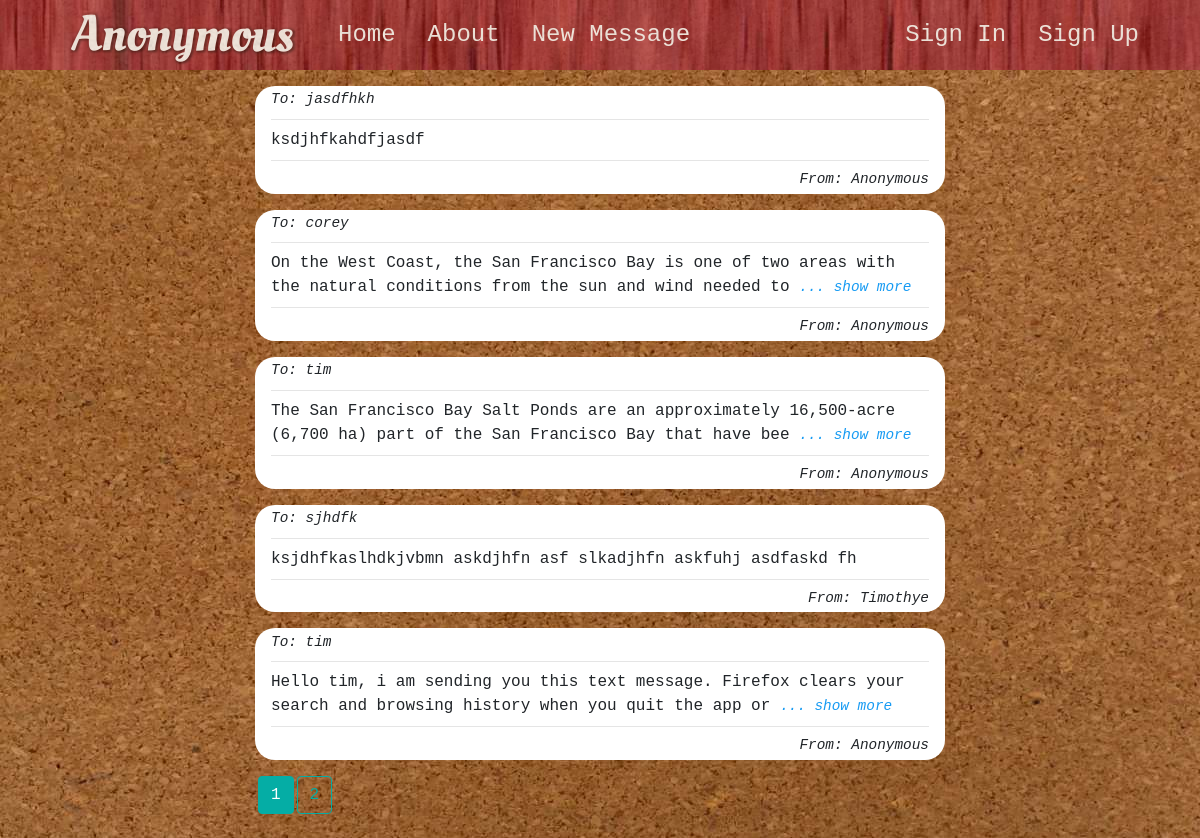
The app's page /home, older data.
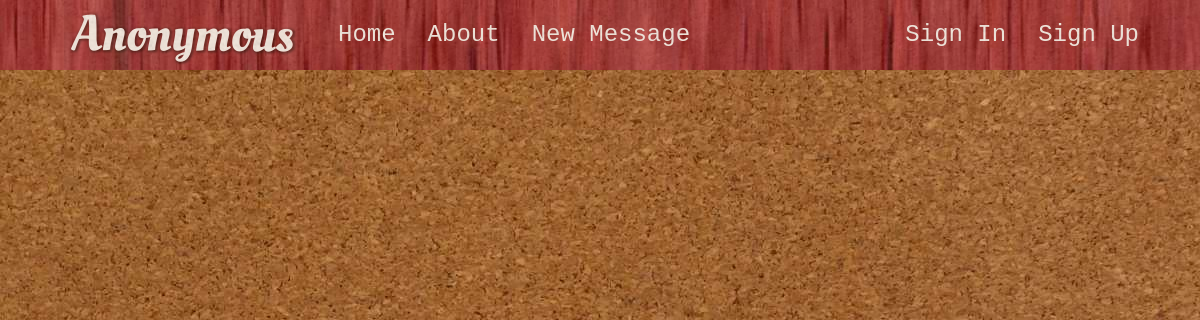
The same page, newer data.
### anonymous/models.py (models this page shows, shortened)
class Messages(db.Model):
    id = db.Column(db.Integer, primary_key=True)
    receiver = db.Column(db.String(300), nullable=True)
    content = db.Column(db.Text, nullable=False)
    user_id = db.Column(db.Integer, db.ForeignKey('users.id'), default=1)

class Users(db.Model, UserMixin):
    id = db.Column(db.Integer, primary_key=True)
    name = db.Column(db.String(120), nullable=True)
    username = db.Column(db.String(70), unique=True, nullable=False)
    email = db.Column(db.String(120), unique=True, nullable=False)
    password = db.Column(db.String(120), unique=True, nullable=False)
    messages = db.relationship('Messages', backref='sender', lazy=True)

### anonymous/main/routes.py (the view)
@main.route('/')
@main.route('/home')
def home():
    page = request.args.get('page', 1, type=int)
    messages = models.Messages.query.order_by(
        models.Messages.id.desc()).paginate(page=page, per_page=5)
    return render_template('index.html', messages=messages)

### anonymous/templates/index.html (shortened to what this page needs)
{% extends 'base.html' %}
{% block content %}
<div class='container'>
    <div class="col-md-8 offset-md-2">
        {% for message in messages.items %}
        {% set id = message.id %}
        <div class='message'>
            <div id='info'>
                To: {{ message.receiver }}
            </div>
            <hr>
            <div id='content'>
                {{ message.content[:120] }}
                {% if message.content|length > 120 %}
                <span onclick="show_more({{id}})" id="showMore{{id}}">... show more</span>
                {% endif %}
            </div>
            <hr>
            <div id='info' class='sender'>
                From: {{message.sender.name.capitalize()}}
            </div>
        </div>
        {% endfor %}
        <div class='pagination'>
            {% for page_num in messages.iter_pages(left_edge=1, right_edge=1, left_current=1, right_current=2) %}
            {% if page_num %}
            {% if messages.page == page_num %}
            <a class="btn btn-info mb-4" href="{{ url_for('main.home', page=page_num) }}">{{ page_num }}</a>
            {% else %}
            <a class="btn btn-outline-info mb-4" href="{{ url_for('main.home', page=page_num) }}">{{ page_num }}</a>
            {% endif %}
            {% else %}
            ...
            {% endif %}
            {% endfor %}
        </div>
    </div>
</div>
{% endblock %}

### anonymous/templates/base.html (shortened to what this page needs)
<!DOCTYPE html>
<html>
<head>
    <link rel="stylesheet" type="text/css" href="{{url_for('static', filename='css/bootstrap.min.css')}}">
    <link rel="stylesheet" type="text/css" href="{{url_for('static', filename='css/main.css')}}">
</head>
<body>
    <nav class="navbar navbar-expand-lg navbar-light bg-light">
        <div class="container">
            <a class="navbar-brand" href="{{ url_for('main.home') }}"><img src="{{ url_for('static', filename='images/logo.svg') }}" alt=""></a>
            <div class="collapse navbar-collapse" id="navbarSupportedContent">
                <ul class="navbar-nav mr-auto">
                    <li class="nav-item">
                        <a class="nav-link" href="{{ url_for('main.home') }}">Home</a>
                    </li>
                    <li class="nav-item">
                        <a class="nav-link" href="{{ url_for('main.about') }}">About</a>
                    </li>
                    <li class="nav-item">
                        <a class="nav-link" href="{{ url_for('messages.new_message') }}">New Message</a>
                    </li>
                </ul>
                <ul class="navbar-nav ml-auto">
                    {% if current_user.is_authenticated %}
                    <li class="nav-item dropdown">
                        <a class="nav-link dropdown-toggle" href="#" id="navbarDropdown" role="button" data-toggle="dropdown" aria-haspopup="true" aria-expanded="false">
                            @{{current_user.username}}
                        </a>
                        <div class="dropdown-menu" aria-labelledby="navbarDropdown">
                            <a class="dropdown-item" href="{{ url_for('users.update_account') }}">Update Account</a>
                            <a class="dropdown-item" href="{{ url_for('users.user_messages') }}">Your Messages</a>
                            <a class="dropdown-item" href="{{ url_for('users.change_password') }}">Change Password</a>
                        </div>
                    </li>
                    <li class="nav-item">
                        <a class="nav-link" href="{{ url_for('users.logout') }}">Log Out</a>
                    </li>
                    {% else %}
                    <li class="nav-item navbar-right">
                        <a class="nav-link" href="{{ url_for('users.login') }}">Sign In</a>
                    </li>
                    <li class="nav-item navbar-right">
                        <a class="nav-link" href="{{ url_for('users.register') }}">Sign Up</a>
                    </li>
                    {% endif %}
                </ul>
            </div>
        </div>
    </nav>
    <div class="container">
        {% block content %}
        {% endblock %}
    </div>
</body>
</html>

### anonymous/static/css/main.css (style rules this page uses)
html > body { background-image: url('../images/bodybg.jpg'); font-size: 16px; }
.dropdown-menu, .bg-light, #footer { background-image: url('../images/navbg.jpg'); opacity: 0.8; }
.navbar-light { font-family: monospace; font-size: 1.5em; color: #fff; }
.nav-item, .dropdown-item { border-radius: 1rem; color: #fff; font-size: 1em; }
.navbar-light .navbar-nav .nav-link { color: rgba(255, 255, 255); font-size: 1em; }
.navbar-light .navbar-brand { color: rgba(255, 0, 255); }
a { margin-left: 3px; }

Row changes from the older to the newer data that the page shows:
removed Messages: receiver "jasdfhkh", content "ksdjhfkahdfjasdf", sender.name "Anonymous"
removed Messages: receiver "corey", content "On the West Coast, the San Francisco Bay is one of two areas with the natural conditions from the sun and wind needed to", sender.name "Anonymous"
removed Messages: receiver "tim", content "The San Francisco Bay Salt Ponds are an approximately 16,500-acre (6,700 ha) part of the San Francisco Bay that have bee", sender.name "Anonymous"
removed Messages: receiver "sjhdfk", content "ksjdhfkaslhdkjvbmn askdjhfn asf slkadjhfn askfuhj asdfaskd fh", sender.name "Timothye"
removed Messages: receiver "tim", content "Hello tim, i am sending you this text message. Firefox clears your search and browsing history when you quit the app or", sender.name "Anonymous"
Text that changed along with them:
list line gone: "1"
list line gone: "2"
